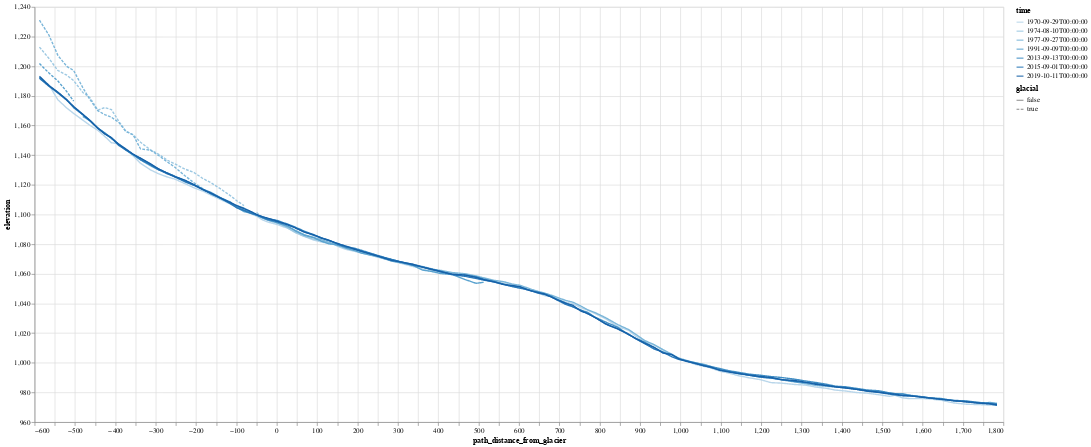

Write notebook code for a chart like this one.
### Markdown cell above
Plot elevation profiles (large)

### Code cell
alt.Chart(
    combined_gdf[[ "time", "path_distance_from_glacier", "elevation", "glacial"]].reset_index()
).mark_line().encode(
    alt.X("path_distance_from_glacier:Q"),
    alt.Y("elevation:Q", scale=alt.Scale(zero=False), impute=alt.ImputeParams(value=None)),
    alt.Color("time:O"),
    alt.StrokeDash('glacial:N')
).properties(
    width = 1400,
    height = 600
)

### Figure 1 — Vega-Lite specification as saved in the notebook (floating-point values rounded to 4 significant figures; data arrays with more than 128 entries replaced by an {"elided": "..."} marker saying what was removed)
{"config": {"view": {"continuousWidth": 400, "continuousHeight": 300}}, "data": {"name": "data-0b4191a305a7c7e7f4e679b71b055bb3"}, "mark": "line", "encoding": {"color": {"field": "time", "type": "ordinal"}, "strokeDash": {"field": "glacial", "type": "nominal"}, "x": {"field": "path_distance_from_glacier", "type": "quantitative"}, "y": {"field": "elevation", "impute": {"value": null}, "scale": {"zero": false}, "type": "quantitative"}}, "height": 600, "width": 1400, "$schema": "https://vega.github.io/schema/vega-lite/v4.17.0.json", "datasets": {"data-0b4191a305a7c7e7f4e679b71b055bb3": {"elided": "756 records"}}}
